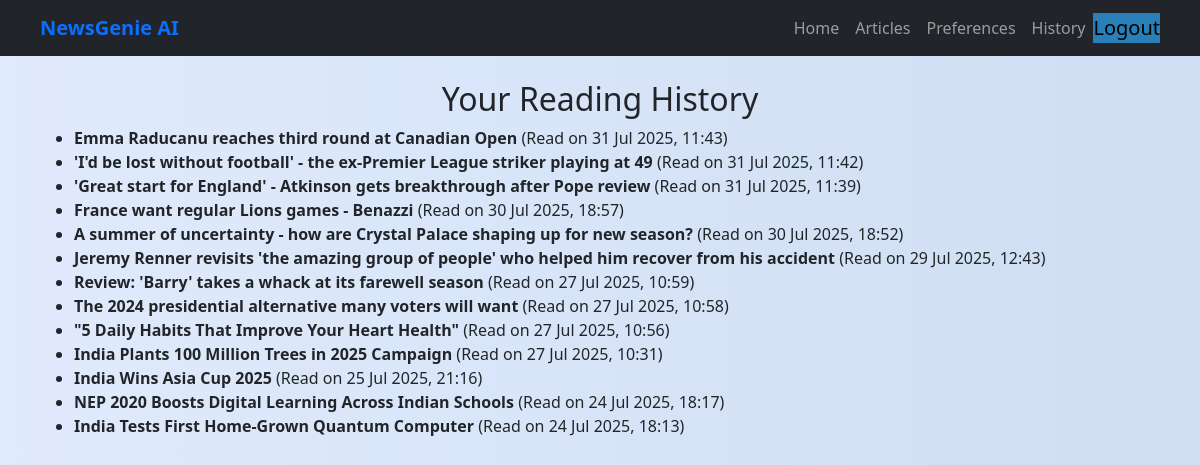
Before: /articles/history/ (signed in) with the older database file.
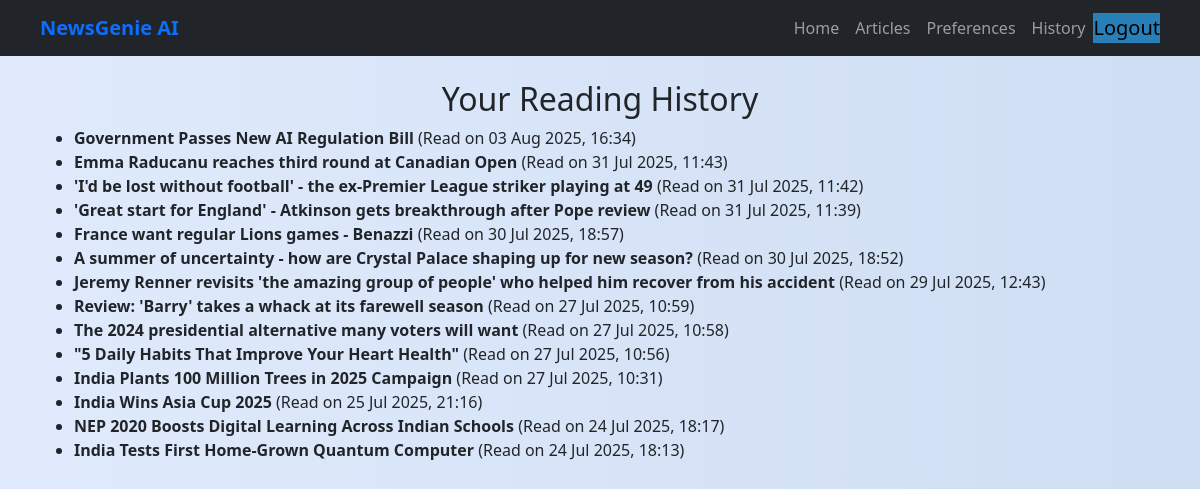
After: the same page with the newer database file.
### news/models.py (models this page shows, shortened)
class ReadingHistory(models.Model):
    user = models.ForeignKey(User, on_delete=models.CASCADE)
    article = models.ForeignKey(Article, on_delete=models.CASCADE)
    read_at = models.DateTimeField(auto_now_add=True)
    class Meta:
        unique_together = ('user', 'article')

class Article(models.Model):
    title = models.CharField(max_length=200)
    content = models.TextField()
    summary = models.TextField(blank=True, null=True)
    source_url = models.URLField()
    categories = models.ManyToManyField(Category)
    published_date = models.DateTimeField(default=timezone.now)
    source = models.CharField(max_length=100, default='Unknown')
    link = models.URLField(null=True, blank=True)
    publication_date = models.DateTimeField(null=True, blank=True)
    author = models.CharField(max_length=255, default='Unknown')
    created_at = models.DateTimeField(auto_now_add=True)
    audio_file = models.FileField(upload_to='news_audio/', blank=True, null=True)
    class Meta:
        ordering = ['-published_date']

### news/views.py (the view)
# urls.py: path('history/', views.reading_history, name='reading_history'),
@login_required
def reading_history(request):
    history = ReadingHistory.objects.filter(
        user=request.user
    ).select_related('article').order_by('-read_at')
    return render(request, 'news/reading_history.html', {'history': history})

### news/templates/news/reading_history.html
{% extends 'base.html' %}
{% block content %}
  <div class="container mt-4">
    <h2>Your Reading History</h2>
    {% if history %}
      <ul>
        {% for entry in history %}
          <li>
            <strong>{{ entry.article.title }}</strong> (Read on {{ entry.read_at|date:"d M Y, H:i" }})
          </li>
        {% endfor %}
      </ul>
    {% else %}
      <p>You haven't read any articles yet.</p>
    {% endif %}
  </div>
{% endblock %}

Changed rows visible on the page:
added ReadingHistory: article "Government Passes New AI Regulation Bill", read_at "03 Aug 2025, 16:34"
